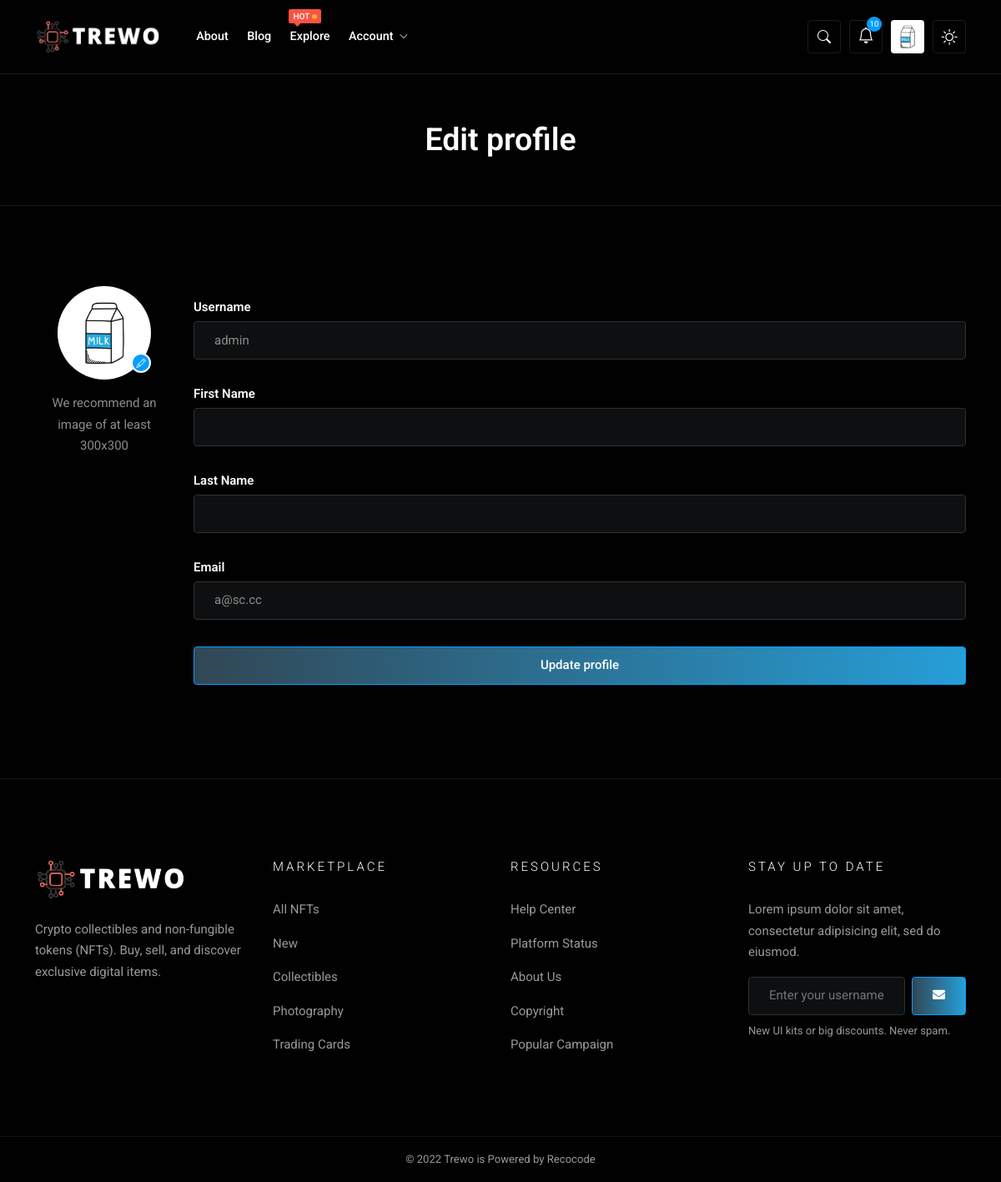
The app's page /users/edit_profile (signed in) with its own data.
### Volume/models.py (models this page shows)
class User(AbstractUser):
    updated_at = models.DateTimeField(auto_now=True)
    avatar = models.ImageField(upload_to='avatars/', null=True, blank=True)
    liked_pins = models.ManyToManyField('Pin', related_name='liked_users')

### users/views.py (the view)
# urls.py: path('edit_profile', views.edit_profile, name='edit_profile'),
@login_required
def edit_profile(request):
    if request.method == 'POST':
        form = UpdateUserForm(request.POST, request.FILES, instance=request.user)
        if form.is_valid():
            user = form.save()
            return redirect('users:edit_profile')
    else:
        form = UpdateUserForm(instance=request.user)
    return render(request, 'users/edit-profile.html', {'user': request.user, 'form': form})

### users/templates/users/edit-profile.html (shortened to what this page needs)
{% extends 'base.html' %}
{% load static %}
{% block content %}
<main>
    <section class="py-5 py-lg-8 border-bottom border-gray-100">
        <div class="container">
            <div class="text-center">
                <h1 class="m-0">Edit profile</h1>
            </div>
        </div>
    </section>
    <section class="section">
        <div class="container">
            <form class="row justify-content-center" action="{% url 'users:edit_profile' %}" method="post" enctype="multipart/form-data">
                <div class="col col-lg-3 col-xl-2 text-center">
                    <div class="avatar-xxl px-avatar-upload mb-3 mx-auto overflow-hidden">
                        <label class="avatar-preview" for="px_image_Upload">
                            {% if user.avatar %}
                            <span id="px_image_Preview" class="rounded-circle overflow-hidden avatar-preview-bg"
                                style="background-image: url({{ user.avatar.url }});">
                            </span>
                                {% else %}
                                <span id="px_image_Preview" class="rounded-circle overflow-hidden avatar-preview-bg"
                                style="background-image: url({% static 'img.jpg' %});">
                            </span>
                            {% endif %}
                            <i
                                class="bi bi-pencil icon-sm position-absolute bg-primary z-index-1 mb-2 bottom-0 end-0 text-white rounded-circle border border-2 border-white"></i>
                        </label>
                    </div>
                    <span class="lh-2">We recommend an image of at least 300x300</span>
                </div>
                <div class="col-md-9 col-xl-10 mt-5 mt-md-0">
                    <div>
                        {% for field in form %}
                            {% if not forloop.first %}
                                <div class="py-3">
                                    <h6>{{ field.label }}</h6>
                                    {{ field }}
                                </div>
                            {% endif %}
                        {% endfor %}
                        <div class="py-3">
                            <button type="submit" class="w-100 btn btn-primary">Update profile</button>
                        </div>
                    </div>
                </div>
            </form>
        </div>
    </section>
</main>
{% endblock %}

### templates/base.html (shortened to what this page needs)
{% load static %}
<!doctype html>
<html lang="zxx" class="dark">
<head>
    <link rel="stylesheet" href="{% static 'vendor/bootstrap/icons/bootstrap-icons.css' %}">
    <link rel="stylesheet" href="{% static 'vendor/fontawesome/css/all.min.css' %}">
    <link rel="stylesheet" href="{% static 'vendor/magnific/magnific-popup.css' %}">
    <link rel="stylesheet" href="{% static 'vendor/owl-carousel/css/owl.carousel.min.css' %}">
    <link rel="stylesheet" href="{% static 'vendor/nice-select/nice-select.css' %}">
    <link rel="stylesheet" href="{% static 'style.css' %}">
</head>
<body>
    <div class="wrapper">
        <div class="header-height-bar"></div>
        <header class="header-main fixed-top header-border-bottom header-height">
            <nav class="navbar navbar-expand-xl">
                <div class="container">
                    <a class="navbar-brand mx-md-0 mx-auto" href="/">
                        <img class="logo-light" src="{% static 'light-logo.png' %}" title="" alt="">
                    </a>
                     <div class="collapse navbar-collapse ps-xl-5" id="navbarSupportedContent">
                        <ul class="navbar-nav me-auto">
                            <a href="#" class="nav-link">About</a>
                            <a href="#" class="nav-link">Blog</a>
                            <a href="{% url 'pins:explore' %}" class="nav-link">
                                Explore <span class="h-menu-lable">HOT
                                    <span class="pulse"></span>
                                </span>
                            </a>
                            <li class="nav-item dropdown">
                                <a href="#" class="nav-link">Account</a>
                            </li>
                        </ul>
                    </div>
                    <div class="header-end d-flex justify-content-center justify-content-md-end">
                        <div class="h-col h-search-toggle">
                            <a class="h-search-icon" data-bs-toggle="collapse" href="#header_search_bar1" role="button" aria-expanded="false" aria-controls="header_search_bar1">
                                <i class="bi bi-search"></i>
                            </a>
                        </div>
                        <div class="h-col h-notification dropdown">
                            <button class="h-notification-icon dropdown-toggle" type="button" data-bs-toggle="dropdown" aria-expanded="false">
                                <i class="bi bi-bell"></i>
                                <sup>10</sup>
                            </button>
                        </div>
                        <div class="h-col h-user dropdown">
                            <button class="h-user-icon dropdown-toggle" type="button" data-bs-toggle="dropdown" aria-expanded="false">
                                <img title="" alt="" src="media/{{ request.user.avatar }}">
                            </button>
                        </div>
                        <div class="h-col h-switch">
                            <label class="theme-switch h-switch-icon" for="px_theme_mode">
                                <i class="bi bi-sun h-dark-icon"></i>
                            </label>
                        </div>
                    </div>
                </div>
            </nav>
        </header>
        {% block content %}{% endblock %}
          <footer class="footer footer-bg">
            <div class="py-7 py-md-8 py-lg-10">
                <div class="container">
                    <div class="row">
                        <div class="col-lg-3 my-3 me-auto">
                            <div class="pb-4">
                                <img class="footer-logo-light" src="{% static 'light-logo.png' %}" title="" alt="">
                            </div>
                            <p>Crypto collectibles and non-fungible tokens (NFTs). Buy, sell, and discover exclusive digital items.</p>
                        </div>
                        <div class="col-lg-3 col-sm-6 my-3">
                            <h5 class="footer-title-01">Marketplace</h5>
                            <ul class="list-unstyled footer-link-01 m-0">
                                <li>
                                    <a class="link-white" href="#">All NFTs</a>
                                </li>
                                <li>
                                    <a class="link-white" href="#">New</a>
                                </li>
                                <li>
                                    <a class="link-white" href="#">Collectibles</a>
                                </li>
                                <li>
                                    <a class="link-white" href="#">Photography</a>
                                </li>
                                <li>
                                    <a class="link-white" href="#">Trading Cards</a>
                                </li>
                            </ul>
                        </div>
                        <div class="col-lg-3 col-sm-6 my-3">
                            <h5 class="footer-title-01">Resources</h5>
                            <ul class="list-unstyled footer-link-01 m-0">
                                <li>
                                    <a class="link-white" href="#">Help Center</a>
                                </li>
                                <li>
                                    <a class="link-white" href="#">Platform Status</a>
                                </li>
                                <li>
                                    <a class="link-white" href="#">About Us</a>
                                </li>
                                <li>
                                    <a class="link-white" href="#">Copyright</a>
                                </li>
                                <li>
                                    <a class="link-white" href="#">Popular Campaign</a>
                                </li>
                            </ul>
                        </div>
                        <div class="col-lg-3 col-sm-6 my-3">
                            <h5 class="footer-title-01">Stay up to date</h5>
                            <p>Lorem ipsum dolor sit amet, consectetur adipisicing elit, sed do eiusmod.</p>
                            <form>
                                <div class="d-flex flex-row">
                                    <input type="email" class="form-control me-2" placeholder="Enter your username">
                                    <button class="btn btn-primary flex-shrink-0" type="submit"><i class="fas fa-envelope"></i></button>
                                </div>
                                <p class="m-0 mt-2 small">New UI kits or big discounts. Never spam.</p>
                            </form>
                        </div>
                    </div>
                </div>
            </div>
            <hr class="m-0 border-gray-100 opacity-1">
            <div class="container">
                <div class="row py-3 gy-3 align-items-center">
                    <div class="col-md-12 text-center">
                        <p class="text-white-85 small m-0">© 2022 Trewo is Powered by <a href="http://recocode.com/" target="_blank" class="text-reset">Recocode</a></p>
                    </div>
                </div>
            </div>
        </footer>
    </div>
</body>
</html>

### records on screen
User: user.avatar (picture), avatar (picture), form "admin" "a@sc.cc"

### other values on screen
{{ field.label }} "Username" "First Name" "Last Name" "Email"
